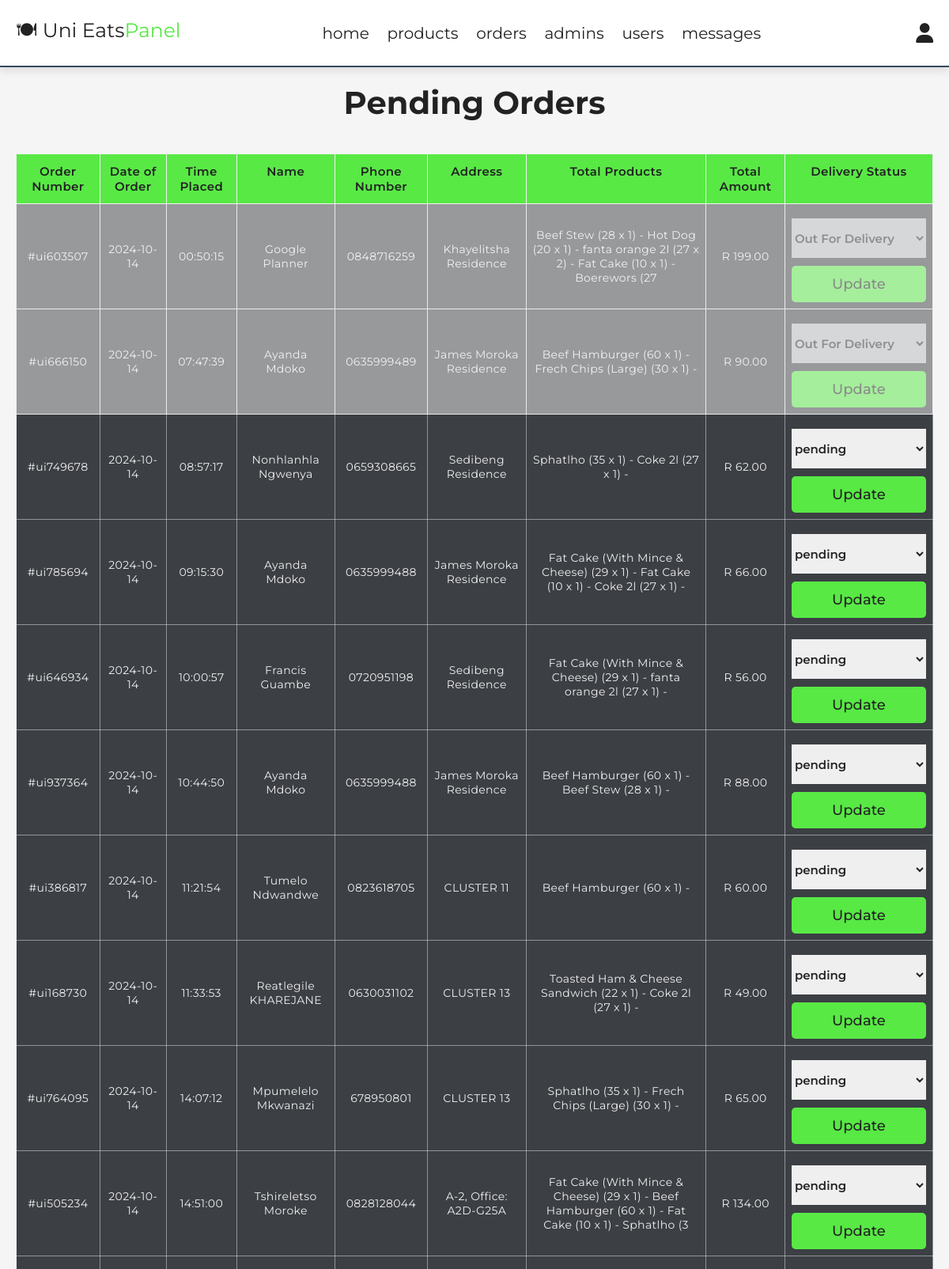
Screenshot of /admin/Pending_Orders.php (signed in, upper part) with the database file from the repository.
### tables this page shows
CREATE TABLE `orders` (
  `order_id` int(11) NOT NULL,
  `User_id` int(100) NOT NULL,
  `del_id` int(11) NOT NULL,
  `Name` varchar(30) NOT NULL,
  `Surname` varchar(30) NOT NULL,
  `Phone_Number` varchar(15) NOT NULL,
  `Email_Add` varchar(40) NOT NULL,
  `Payment_Method` varchar(50) NOT NULL,
  `Ress_Add` varchar(50) NOT NULL,
  `Total_Products` varchar(100) NOT NULL,
  `Total_Price` double NOT NULL,
  `vat_amount` varchar(10) NOT NULL,
  `delivery_fee` double NOT NULL,
  `order_num` varchar(10) NOT NULL,
  `Placed_On` date NOT NULL DEFAULT current_timestamp(),
  `Delivery_Status` varchar(25) NOT NULL,
  `validate_status` varchar(50) NOT NULL,
  `claim_order` varchar(50) NOT NULL,
  `Accept_to_deliver` varchar(50) NOT NULL,
  `time_placed` time NOT NULL DEFAULT current_timestamp(),
  `Meal_customerization` varchar(200) NOT NULL
);

### admin/Pending_Orders.php (the view, shortened to what this page needs)
<?php
include 'readyToDel.php';
?>
<!DOCTYPE html>
<html lang="en">
<head>
   <link rel="stylesheet" href="https://cdnjs.cloudflare.com/ajax/libs/font-awesome/6.1.1/css/all.min.css">
   <link rel="stylesheet" href="admin_style.css">
</head>
<body>
<?php include '../elements/admin_header.php' ?>
<section class="placed-orders">
   <h1 class="heading">Pending Orders</h1>
   <table class="table">
      <thead>
         <tr>
            <th>Order Number</th>
            <th>Date of Order</th>
            <th>Time Placed</th>
            <th>Name</th>
            <th>Phone Number</th>
            <th>Address</th>
            <th>Total Products</th>
            <th>Total Amount</th>
            <th> Delivery Status</th>
         </tr>
      </thead>
      <tbody>
         <?php
            $stmt = $conn->prepare("SELECT * FROM orders");
            $stmt->execute();
            $result = $stmt->get_result();
            if ($result->num_rows > 0) {
               while ($fetch_orders = $result->fetch_assoc()) {
                  $delivery_status = $fetch_orders['Delivery_Status'];
                  $validate_status = $fetch_orders['validate_status'];
                  $row_class = '';
                  $disabled = '';
                  if ($delivery_status === 'Out For Delivery') {
                      $row_class = 'dimmed';
                      $disabled = 'disabled';
                  }
                  if ($validate_status === 'approved') {
         ?>
         <tr class="<?= $row_class; ?>">
            <td date-lable="Order Number"><?= $fetch_orders['order_num']; ?></td>
            <td date-lable="Date of Order"><?= $fetch_orders['Placed_On']; ?></td>
            <td date-lable="Time Placed"><?= $fetch_orders['time_placed']; ?></td>
            <td date-lable="Name"><?= $fetch_orders['Name']; ?> <?= $fetch_orders['Surname']; ?></td>
            <td date-lable="Phone Number"><?= $fetch_orders['Phone_Number']; ?></td>
            <td date-lable="Address"><?= $fetch_orders['Ress_Add']; ?></td>
            <td date-lable="Total Products"><?= $fetch_orders['Total_Products']; ?></td>
            <td date-lable="Total Amount">
                    <?php
                        $subtotal = $fetch_orders['Total_Price'] - $fetch_orders['delivery_fee'];
                        echo "R " . number_format($subtotal, 2);
                    ?>
                </td>
            <td date-lable="Delivery Status">
               <form action="" method="POST">
                  <select name="delivery_status" class="drop-down" <?= $disabled; ?>>
                     <option value="" selected disabled><?= $delivery_status; ?></option>
                  </select>
                  <input type="submit" value="Update" class="btn" name="update_status" <?= $disabled; ?>>
               </form>
            </td>
         </tr>
         <?php
                  }
               }
            }
         ?>
      </tbody>
   </table>
</section>
</body>
</html>

### admin/admin_style.css (style rules this page uses)
:root { --main-color:#4834d4; --red:#e74c3c; --orange:#f39c12; --black:#34495e; --white:#fff; --light-bg:#f5f5f5; --light-color:#999; --border:.2rem solid var(--black); --box-shadow:0 .5rem 1rem rgba(0,0,0,.1); }
* { font-family: 'Montserrat', sans-serif; margin:0; padding:0; box-sizing: border-box; text-decoration: none; outline: none; border:none; }
html { font-size: 62.5%; overflow-x: hidden; }
body { background-color: var(--light-bg); }
section { max-width: 1200px; margin:0 auto; padding:2rem; }
.btn, .delete-btn, .option-btn { display: block; margin-top: 1rem; border-radius: .5rem; cursor: pointer; width: 100%; font-size: 1.8rem; color:var(--white); padding:1.2rem 3rem; text-transform: capitalize; text-align: center; }
.btn { background-color: rgb(88, 233, 69); color: #222; font-weight: 500; cursor: pointer; text-transform: capitalize; transition: .2s linear; }
.heading { text-align: center; margin-bottom: 2rem; text-transform: capitalize; color:#222; font-size: 3rem; }

### admin/Pending_Orders.php (style rules this page uses)
.heading { font-size: 40px; text-align: center; color: #222; margin-bottom: 40px; }
.table { width: 100%; border-collapse: collapse; }
.table thead { background-color: rgb(88, 233, 69); border-radius: 10px; }
.table thead tr th { font-size: 1.5rem; font-weight: 600; letter-spacing: 0.35px; color: #222; opacity: 1; padding: 12PX; vertical-align: top; border: 1px solid #f1f1f1; }
.table tbody tr td { font-size: 14px; letter-spacing: 0.35px; font-weight: normal; color: #f1f1f1; background-color: #3c3f44; padding: 8px; text-align: center; border: 1px solid #dee2e685; }
.table tbody tr td .drop-down { width: 170px; height: 50px; margin-top: 10px; font-size: 1.5rem; color: #222; font-weight: 600; }
.dimmed { opacity: 0.5; }

### rows the page displays
orders: order_num "#ui603507", Placed_On "2024-10-14", time_placed "00:50:15", Name "Google", Surname "Planner", Phone_Number "0848716259", Ress_Add "Khayelitsha Residence", Total_Products "Beef Stew (28 x 1) - Hot Dog (20 x 1) - fanta orange 2l (27 x 2) - Fat Cake (10 x 1) - Boerewors (27", subtotal "199.00", delivery_status "Out For Delivery"
orders: order_num "#ui666150", Placed_On "2024-10-14", time_placed "07:47:39", Name "Ayanda", Surname "Mdoko", Phone_Number "0635999489", Ress_Add "James Moroka Residence", Total_Products "Beef Hamburger (60 x 1) - Frech Chips (Large) (30 x 1) -", subtotal "90.00", delivery_status "Out For Delivery"
orders: order_num "#ui749678", Placed_On "2024-10-14", time_placed "08:57:17", Name "Nonhlanhla", Surname "Ngwenya", Phone_Number "0659308665", Ress_Add "Sedibeng Residence", Total_Products "Sphatlho (35 x 1) - Coke 2l (27 x 1) -", subtotal "62.00", delivery_status "pending"
orders: order_num "#ui785694", Placed_On "2024-10-14", time_placed "09:15:30", Name "Ayanda", Surname "Mdoko", Phone_Number "0635999488", Ress_Add "James Moroka Residence", Total_Products "Fat Cake (With Mince & Cheese) (29 x 1) - Fat Cake (10 x 1) - Coke 2l (27 x 1) -", subtotal "66.00", delivery_status "pending"
orders: order_num "#ui646934", Placed_On "2024-10-14", time_placed "10:00:57", Name "Francis", Surname "Guambe", Phone_Number "0720951198", Ress_Add "Sedibeng Residence", Total_Products "Fat Cake (With Mince & Cheese) (29 x 1) - fanta orange 2l (27 x 1) -", subtotal "56.00", delivery_status "pending"
orders: order_num "#ui937364", Placed_On "2024-10-14", time_placed "10:44:50", Name "Ayanda", Surname "Mdoko", Phone_Number "0635999488", Ress_Add "James Moroka Residence", Total_Products "Beef Hamburger (60 x 1) - Beef Stew (28 x 1) -", subtotal "88.00", delivery_status "pending"
orders: order_num "#ui386817", Placed_On "2024-10-14", time_placed "11:21:54", Name "Tumelo", Surname "Ndwandwe", Phone_Number "0823618705", Ress_Add "CLUSTER 11", Total_Products "Beef Hamburger (60 x 1) -", subtotal "60.00", delivery_status "pending"
orders: order_num "#ui168730", Placed_On "2024-10-14", time_placed "11:33:53", Name "Reatlegile", Surname "KHAREJANE", Phone_Number "0630031102", Ress_Add "CLUSTER 13", Total_Products "Toasted Ham & Cheese Sandwich (22 x 1) - Coke 2l (27 x 1) -", subtotal "49.00", delivery_status "pending"
orders: order_num "#ui764095", Placed_On "2024-10-14", time_placed "14:07:12", Name "Mpumelelo", Surname "Mkwanazi", Phone_Number "678950801", Ress_Add "CLUSTER 13", Total_Products "Sphatlho (35 x 1) - Frech Chips (Large) (30 x 1) -", subtotal "65.00", delivery_status "pending"
orders: order_num "#ui505234", Placed_On "2024-10-14", time_placed "14:51:00", Name "Tshireletso", Surname "Moroke", Phone_Number "0828128044", Ress_Add "A-2, Office: A2D-G25A", Total_Products "Fat Cake (With Mince & Cheese) (29 x 1) - Beef Hamburger (60 x 1) - Fat Cake (10 x 1) - Sphatlho (3", subtotal "134.00", delivery_status "pending"
